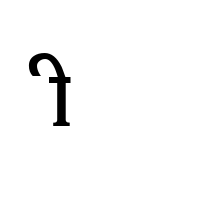

The script that saved this image:
from PIL import Image, ImageDraw, ImageFont
font = ImageFont.truetype('./dist/Fonts folder/AnuSM/ttf/NEOGANBO.TTF', 100)
img = Image.new('RGB', (200, 200), color = (255, 255, 255))
draw = ImageDraw.Draw(img)
draw.text((50, 50), chr(61440 + 121), font=font, fill=(0, 0, 0))
img.save('draw_y.png')
